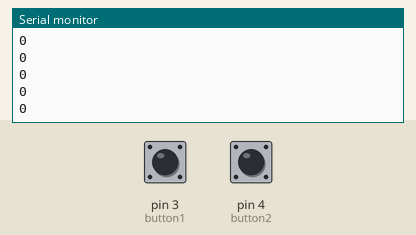
This sketch was run on a simulated Arduino Uno, built with avr-gcc and run on an emulated ATmega328P. On the bench: the last lines printed to the serial monitor. The inputs (shaded band) are chosen by the test bench; at power-on: pin 3 (button1) LOW, pin 4 (button2) LOW.

Above: at 1.2 s.
1.3 s: pin 3 (button1) pulled HIGH for 0.15 s
At 2.2 s:
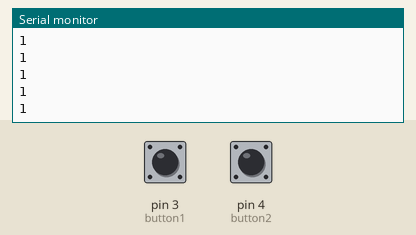
2.9 s: pin 3 (button1) pulled HIGH for 1 s
At 3.5 s:
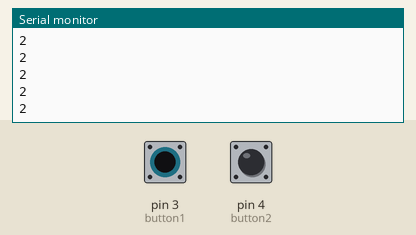
Timing chart, 0 to 5.9 s (numbered marks = the images above; inputs shaded):
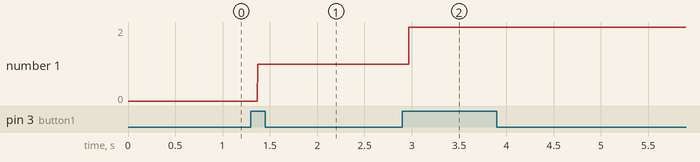

The sketch:

buttonusage.ino
```cpp
#define led 2
#define button1 3
#define button2 4

bool plus;
bool minus;

int counter;

void setup() {
  Serial.begin(9600);

  pinMode(button1, INPUT);
  pinMode(button2, INPUT);


}
void loop() {
  Serial.println(counter);
  plus = digitalRead(button1);
  minus = digitalRead(button2);
  if (plus == 1){
    counter++;
    delay(10);
    }
    while(plus == 1){
      plus = digitalRead(button1);
      Serial.println(counter);
  }

  if (minus == 1){
    counter--;
    delay(10);
    }
    while(minus == 1){
      minus = digitalRead(button2);
      Serial.println(counter);
  }
}
```

Measured:
- after the input at 1.3 s, the serial monitor: prints a new line after 0.07 s (image 1)
- after the input at 2.9 s, the serial monitor: prints a new line after 0.07 s (image 2)
- plotted number 1: 0 → 1 after the input at 1.3 s, 1 → 2 after the input at 2.9 s
